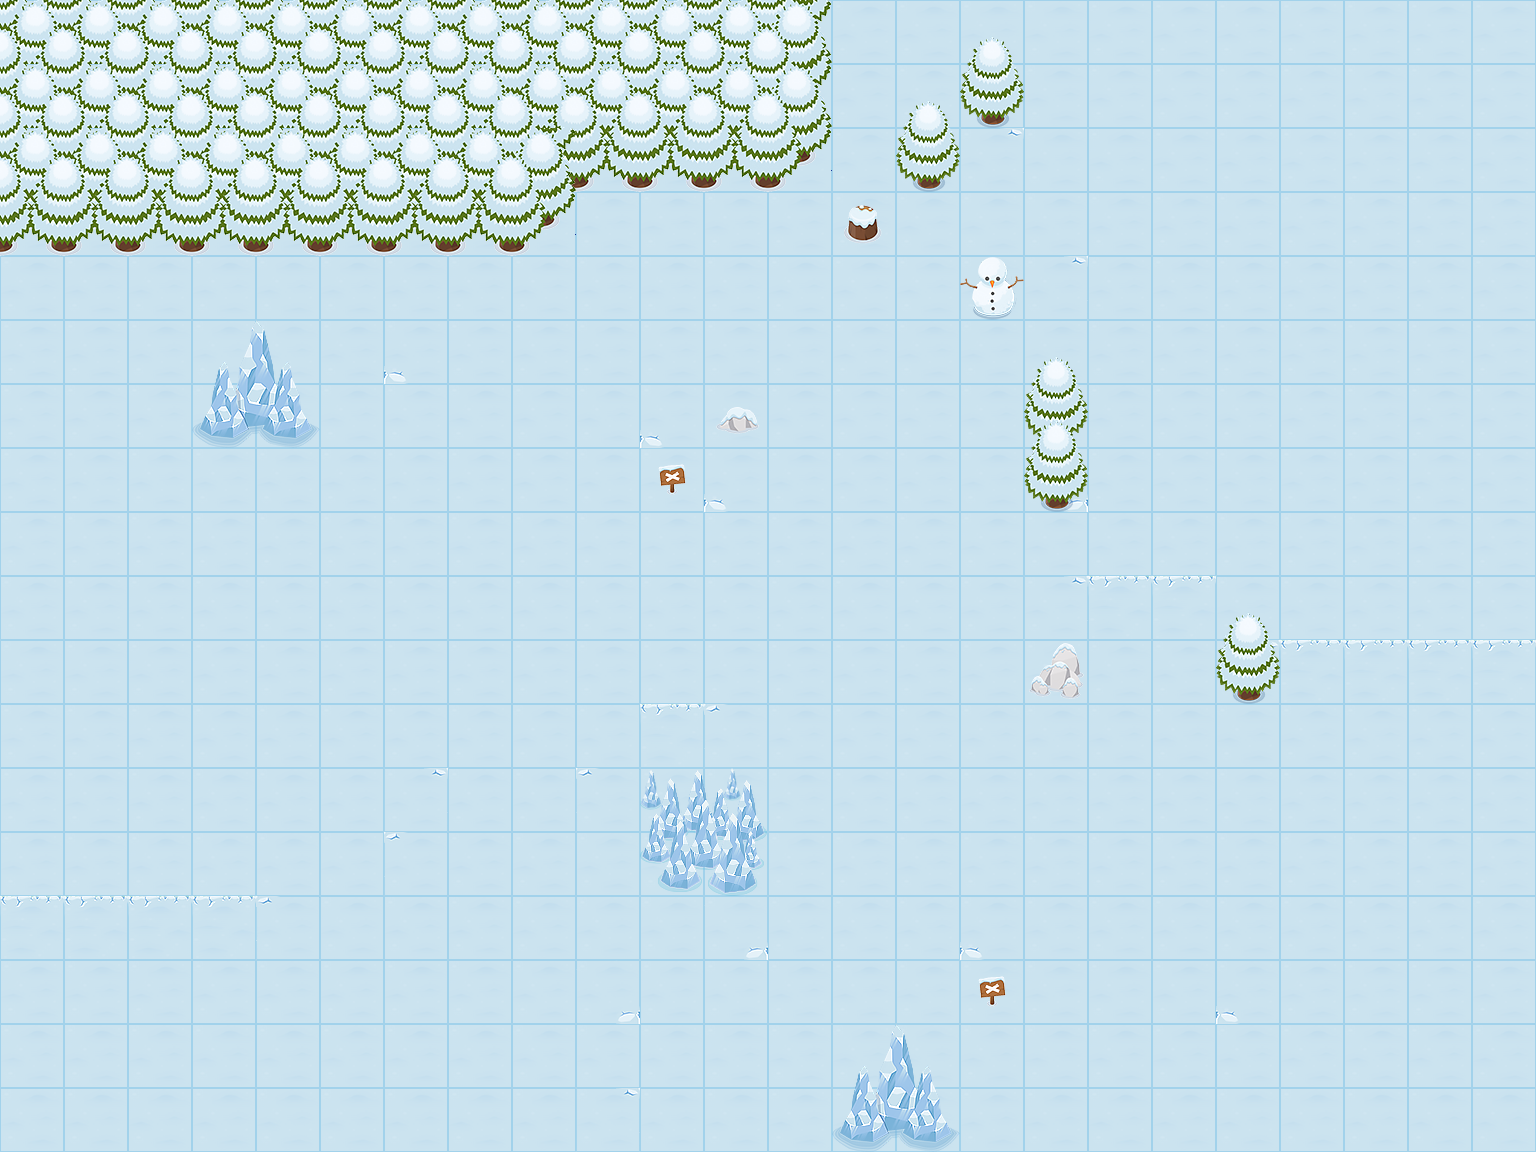

This is a level from a 2D game, rendered from its Tiled map with the project's own tilesets. A one-line summary and the complete map file follow:
An orthogonal 24x18 tile map with 64x64 px tiles, 6 tile layers (flour, onFlour, sinkLayer, blockLayer, ...) and 6 objects.

<map version="1.2" tiledversion="1.2.1" orientation="orthogonal" renderorder="right-down" width="24" height="18" tilewidth="64" tileheight="64" infinite="0" nextlayerid="13" nextobjectid="20">
 <tileset firstgid="1" name="tileSheetWinter" tilewidth="64" tileheight="64" tilecount="286" columns="13">
  <image source="tileSheetWinter30-12.png" width="832" height="1408" />
 </tileset>
 <layer id="1" name="flour" width="24" height="18">
  <data encoding="csv">
15,15,15,15,15,15,15,15,15,15,15,15,15,15,15,15,15,15,15,15,15,15,15,15,
15,15,15,15,15,15,15,15,15,15,15,15,15,15,15,15,15,15,15,15,15,15,15,15,
15,15,15,15,15,15,15,15,15,15,15,15,15,15,15,15,15,15,15,15,15,15,15,15,
15,15,15,15,15,15,15,15,15,15,15,15,15,15,15,15,15,15,15,15,15,15,15,15,
15,15,15,15,15,15,15,15,15,15,15,15,15,15,15,15,15,15,15,15,15,15,15,15,
15,15,15,15,15,15,15,15,15,15,15,15,15,15,15,15,15,15,15,15,15,15,15,15,
15,15,15,15,15,15,15,15,15,15,15,15,15,15,15,15,15,15,15,15,15,15,15,15,
15,15,15,15,15,15,15,15,15,15,15,15,15,15,15,15,15,15,15,15,15,15,15,15,
15,15,15,15,15,15,15,15,15,15,15,15,15,15,15,15,15,15,15,15,15,15,15,15,
15,15,15,15,15,15,15,15,15,15,15,15,15,15,15,15,15,2,2,15,15,15,15,15,
15,15,15,15,15,15,15,15,15,15,15,15,15,15,15,15,15,15,15,15,2,2,2,2,
15,15,15,15,15,15,15,15,15,15,2,15,15,15,15,15,15,15,15,15,15,15,15,15,
15,15,15,15,15,15,15,15,15,15,15,15,15,15,15,15,15,15,15,15,15,15,15,15,
15,15,15,15,15,15,15,15,15,15,15,15,15,15,15,15,15,15,15,15,15,15,15,15,
2,2,2,2,15,15,15,15,15,15,15,15,15,15,15,15,120,120,15,15,15,15,15,15,
15,15,15,15,15,15,15,15,15,15,15,15,15,15,15,15,15,15,15,15,15,15,15,15,
15,15,15,15,15,15,15,15,15,15,15,15,15,15,15,15,15,15,15,15,15,15,15,15,
15,15,15,15,15,15,15,15,15,15,15,15,15,15,15,15,15,15,15,15,15,15,15,15
</data>
 </layer>
 <layer id="2" name="onFlour" width="24" height="18">
  <data encoding="csv">
0,0,0,0,0,0,0,0,0,0,0,0,0,0,0,0,0,0,0,0,0,0,0,0,
0,0,0,0,0,0,0,0,0,0,0,0,0,0,0,0,0,0,0,0,0,0,0,0,
0,0,0,0,0,0,0,0,205,0,0,0,0,0,0,56,0,0,0,0,0,0,0,0,
0,0,0,0,0,0,0,0,0,0,0,0,0,184,0,0,0,0,0,0,0,0,0,0,
0,0,0,0,0,0,0,0,0,0,0,0,0,0,0,0,56,0,0,0,0,0,0,0,
0,0,0,0,0,0,45,0,0,0,0,0,0,0,0,0,0,0,0,0,0,0,0,0,
0,0,0,0,0,0,0,0,0,0,45,185,0,0,0,0,0,0,0,0,0,0,0,0,
0,0,0,0,0,0,0,0,0,0,173,45,0,0,0,0,43,0,0,0,0,0,0,0,
0,0,0,0,0,0,0,0,0,0,0,0,0,0,0,0,0,0,0,0,0,0,0,0,
0,0,0,0,0,0,0,0,0,0,0,0,0,0,0,0,56,0,0,0,0,0,0,0,
0,0,0,0,0,0,0,0,0,0,0,0,0,0,0,0,0,0,0,56,0,0,0,0,
0,0,0,0,0,0,0,0,0,0,0,58,0,0,0,0,0,0,0,0,0,0,0,0,
0,0,0,0,0,0,56,0,0,58,0,0,0,0,0,0,0,0,0,0,0,0,0,0,
0,0,0,0,0,0,58,0,0,0,0,0,0,0,0,0,0,0,0,0,0,0,0,0,
0,0,0,0,58,0,0,0,0,0,0,43,0,0,0,45,0,0,0,0,0,0,0,0,
0,0,0,0,0,0,0,0,0,43,0,0,0,0,0,173,0,0,0,45,0,0,0,0,
0,0,0,0,0,0,0,0,0,0,0,0,0,0,0,0,0,0,0,0,0,0,0,0,
0,0,0,0,0,0,0,0,0,56,0,0,0,0,0,0,0,0,0,0,0,0,0,0
</data>
 </layer>
 <layer id="3" name="sinkLayer" width="24" height="18">
  <data encoding="csv">
0,0,0,0,0,0,0,0,0,0,0,0,0,0,0,0,0,0,0,0,0,0,0,0,
0,0,0,0,0,0,0,0,0,0,0,0,0,0,0,0,0,0,0,0,0,0,0,0,
0,0,0,0,0,0,0,0,0,0,0,0,0,0,0,0,0,0,0,0,0,0,0,0,
0,0,0,0,0,0,0,0,0,0,0,0,0,0,0,0,0,0,0,0,0,0,0,0,
0,0,0,0,0,0,0,0,0,0,0,0,0,0,0,0,0,0,0,0,0,0,0,0,
0,0,0,0,0,0,0,0,0,0,0,0,0,0,0,0,0,0,0,0,0,0,0,0,
0,0,0,0,0,0,0,0,0,0,0,0,0,0,0,0,0,0,0,0,0,0,0,0,
0,0,0,0,0,0,0,0,0,0,0,0,0,0,0,0,0,0,0,0,0,0,0,0,
0,0,0,0,0,0,0,0,0,0,0,0,0,0,0,0,0,0,0,0,0,0,0,0,
0,0,0,0,0,0,0,0,0,0,0,0,0,0,0,0,0,0,0,0,0,0,0,0,
0,0,0,0,0,0,0,0,0,0,0,0,0,0,0,0,0,0,0,0,0,0,0,0,
0,0,0,0,0,0,0,0,0,0,0,0,0,0,0,0,0,0,0,0,0,0,0,0,
0,0,0,0,0,0,0,0,0,0,0,0,0,0,0,0,0,0,0,0,0,0,0,0,
0,0,0,0,0,0,0,0,0,0,0,0,0,0,0,0,0,0,0,0,0,0,0,0,
0,0,0,0,0,0,0,0,0,0,0,0,0,0,0,0,0,0,0,0,0,0,0,0,
0,0,0,0,0,0,0,0,0,0,0,0,0,0,0,0,0,0,0,0,0,0,0,0,
0,0,0,0,0,0,0,0,0,0,0,0,0,0,0,0,0,0,0,0,0,0,0,0,
0,0,0,0,0,0,0,0,0,0,0,0,0,0,0,0,0,0,0,0,0,0,0,0
</data>
 </layer>
 <layer id="4" name="blockLayer" width="24" height="18">
  <data encoding="csv">
192,192,192,192,192,192,192,192,192,192,192,192,193,0,0,190,0,0,0,0,0,0,0,0,
192,192,192,192,192,192,192,192,192,192,192,192,193,0,190,203,0,0,0,0,0,0,0,0,
192,192,192,192,192,192,192,192,193,205,205,205,206,0,203,0,0,0,0,0,0,0,0,0,
205,205,205,205,205,205,205,205,206,0,0,0,0,0,0,0,0,0,0,0,0,0,0,0,
0,0,0,0,0,0,0,0,0,0,0,0,0,0,0,187,0,0,0,0,0,0,0,0,
0,0,0,0,0,0,0,0,0,0,0,0,0,0,0,0,0,0,0,0,0,0,0,0,
0,0,0,227,228,0,0,0,0,0,0,0,0,0,0,0,203,0,0,0,0,0,0,0,
0,0,0,0,0,0,0,0,0,0,0,0,0,0,0,0,203,0,0,0,0,0,0,0,
0,0,0,0,0,0,0,0,0,0,0,0,0,0,0,0,0,0,0,0,0,0,0,0,
0,0,0,0,0,0,0,0,0,0,0,0,0,0,0,0,0,0,0,0,0,0,0,0,
0,0,0,0,0,0,0,0,0,0,0,0,0,0,0,0,186,0,0,203,0,0,0,0,
0,0,0,0,0,0,0,0,0,0,0,0,0,0,0,0,0,0,0,0,0,0,0,0,
0,0,0,0,0,0,0,0,0,0,210,211,0,0,0,0,0,0,0,0,0,0,0,0,
0,0,0,0,0,0,0,0,0,0,223,224,0,0,0,0,0,0,0,0,0,0,0,0,
0,0,0,0,0,0,0,0,0,0,0,0,0,0,0,0,0,0,0,0,0,0,0,0,
0,0,0,0,0,0,0,0,0,0,0,0,0,0,0,0,0,0,0,0,0,0,0,0,
0,0,0,0,0,0,0,0,0,0,0,0,0,214,215,0,0,0,0,0,0,0,0,0,
0,0,0,0,0,0,0,0,0,0,0,0,0,227,228,0,0,0,0,0,0,0,0,0
</data>
 </layer>
 <layer id="5" name="onBlockLayer" width="24" height="18">
  <data encoding="csv">
0,0,0,0,0,0,0,0,0,0,0,0,0,0,0,0,0,0,0,0,0,0,0,0,
0,0,0,0,0,0,0,0,0,0,0,0,0,0,0,0,0,0,0,0,0,0,0,0,
0,0,0,0,0,0,0,0,0,0,0,0,0,0,0,0,0,0,0,0,0,0,0,0,
0,0,0,0,0,0,0,0,0,0,0,0,0,0,0,0,0,0,0,0,0,0,0,0,
0,0,0,0,0,0,0,0,0,0,0,0,0,0,0,0,0,0,0,0,0,0,0,0,
0,0,0,0,0,0,0,0,0,0,0,0,0,0,0,0,0,0,0,0,0,0,0,0,
0,0,0,0,0,0,0,0,0,0,0,0,0,0,0,0,0,0,0,0,0,0,0,0,
0,0,0,0,0,0,0,0,0,0,0,0,0,0,0,0,0,0,0,0,0,0,0,0,
0,0,0,0,0,0,0,0,0,0,0,0,0,0,0,0,0,0,0,0,0,0,0,0,
0,0,0,0,0,0,0,0,0,0,0,0,0,0,0,0,0,0,0,0,0,0,0,0,
0,0,0,0,0,0,0,0,0,0,0,0,0,0,0,0,0,0,0,0,0,0,0,0,
0,0,0,0,0,0,0,0,0,0,0,0,0,0,0,0,0,0,0,0,0,0,0,0,
0,0,0,0,0,0,0,0,0,0,0,0,0,0,0,0,0,0,0,0,0,0,0,0,
0,0,0,0,0,0,0,0,0,0,0,0,0,0,0,0,0,0,0,0,0,0,0,0,
0,0,0,0,58,0,0,0,0,0,0,0,0,0,0,0,0,0,0,0,0,0,0,0,
0,0,0,0,0,0,0,0,0,0,0,0,0,0,0,0,0,0,0,0,0,0,0,0,
0,0,0,0,0,0,0,0,0,0,0,0,0,0,0,0,0,0,0,0,0,0,0,0,
0,0,0,0,0,0,0,0,0,0,0,0,0,0,0,0,0,0,0,0,0,0,0,0
</data>
 </layer>
 <objectgroup id="7" name="playerLayer">
  <object id="1" gid="216" x="287" y="654" width="64" height="64">
   <properties>
    <property name="type" value="playerStartPosition" />
   </properties>
  </object>
  <object id="2" gid="216" x="851.879" y="667.182" width="64" height="64">
   <properties>
    <property name="type" value="scene1Goal" />
   </properties>
  </object>
 </objectgroup>
 <objectgroup id="8" name="objectLayer">
  <object id="16" gid="176" x="576.727" y="639.303" width="64" height="64">
   <properties>
    <property name="type" value="battery" />
   </properties>
  </object>
  <object id="17" gid="176" x="512.818" y="449.515" width="64" height="64">
   <properties>
    <property name="type" value="battery" />
   </properties>
  </object>
  <object id="18" gid="176" x="512.879" y="833.121" width="64" height="64">
   <properties>
    <property name="type" value="battery" />
   </properties>
  </object>
  <object id="19" gid="176" x="512.818" y="1023.7" width="64" height="64">
   <properties>
    <property name="type" value="battery" />
   </properties>
  </object>
 </objectgroup>
 <layer id="9" name="upperLayer" width="24" height="18">
  <data encoding="csv">
0,0,0,0,0,0,0,0,0,0,0,0,0,0,0,0,0,0,0,0,0,0,0,0,
0,0,0,0,0,0,0,0,0,0,0,0,0,0,0,0,0,0,0,0,0,0,0,0,
0,0,0,0,0,0,0,0,0,0,0,0,0,0,0,0,0,0,0,0,0,0,0,0,
0,0,0,0,0,0,0,0,0,0,0,0,0,0,0,0,0,0,0,0,0,0,0,0,
0,0,0,0,0,0,0,0,0,0,0,0,0,0,0,0,0,0,0,0,0,0,0,0,
0,0,0,214,215,0,0,0,0,0,0,0,0,0,0,0,190,0,0,0,0,0,0,0,
0,0,0,0,0,0,0,0,0,0,0,0,0,0,0,0,190,0,0,0,0,0,0,0,
0,0,0,0,0,0,0,0,0,0,0,0,0,0,0,0,0,0,0,0,0,0,0,0,
0,0,0,0,0,0,0,0,0,0,0,0,0,0,0,0,0,0,0,0,0,0,0,0,
0,0,0,0,0,0,0,0,0,0,0,0,0,0,0,0,0,0,0,190,0,0,0,0,
0,0,0,0,0,0,0,0,0,0,0,0,0,0,0,0,0,0,0,0,0,0,0,0,
0,0,0,0,0,0,0,0,0,0,0,0,0,0,0,0,0,0,0,0,0,0,0,0,
0,0,0,0,0,0,0,0,0,0,0,0,0,0,0,0,0,0,0,0,0,0,0,0,
0,0,0,0,0,0,0,0,0,0,0,0,0,0,0,0,0,0,0,0,0,0,0,0,
0,0,0,0,0,0,0,0,0,0,0,0,0,0,0,0,0,0,0,0,0,0,0,0,
0,0,0,0,0,0,0,0,0,0,0,0,0,0,0,0,0,0,0,0,0,0,0,0,
0,0,0,0,0,0,0,0,0,0,0,0,0,0,0,0,0,0,0,0,0,0,0,0,
0,0,0,0,0,0,0,0,0,0,0,0,0,0,0,0,0,0,0,0,0,0,0,0
</data>
 </layer>
</map>
